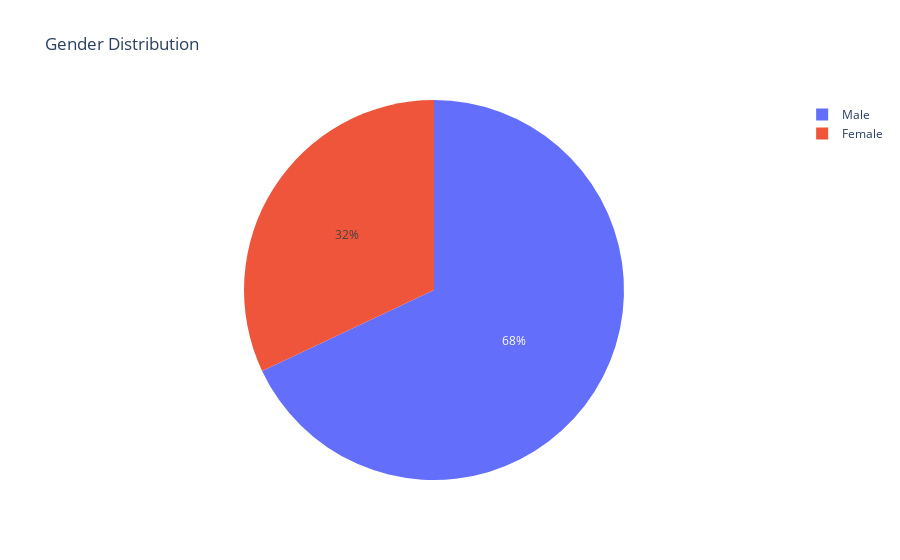

Write notebook code for a chart like this one.
### Markdown cell above
#2:Gender Distribution

### Code cell
px.pie(df,names='Gender',title='Gender Distribution')

### Figure 1 — Plotly figure (JSON) as saved in the notebook; plotly's stock layout.template omitted (floating-point values rounded to 4 significant figures; data arrays with more than 128 entries replaced by an {"elided": "..."} marker saying what was removed)
{"data": [{"domain": {"x": [0, 1], "y": [0, 1]}, "hovertemplate": "Gender=%{label}<extra></extra>", "labels": {"elided": "3900 str values"}, "legendgroup": "", "name": "", "showlegend": true, "type": "pie"}], "layout": {"legend": {"tracegroupgap": 0}, "title": {"text": "Gender Distribution"}}}
